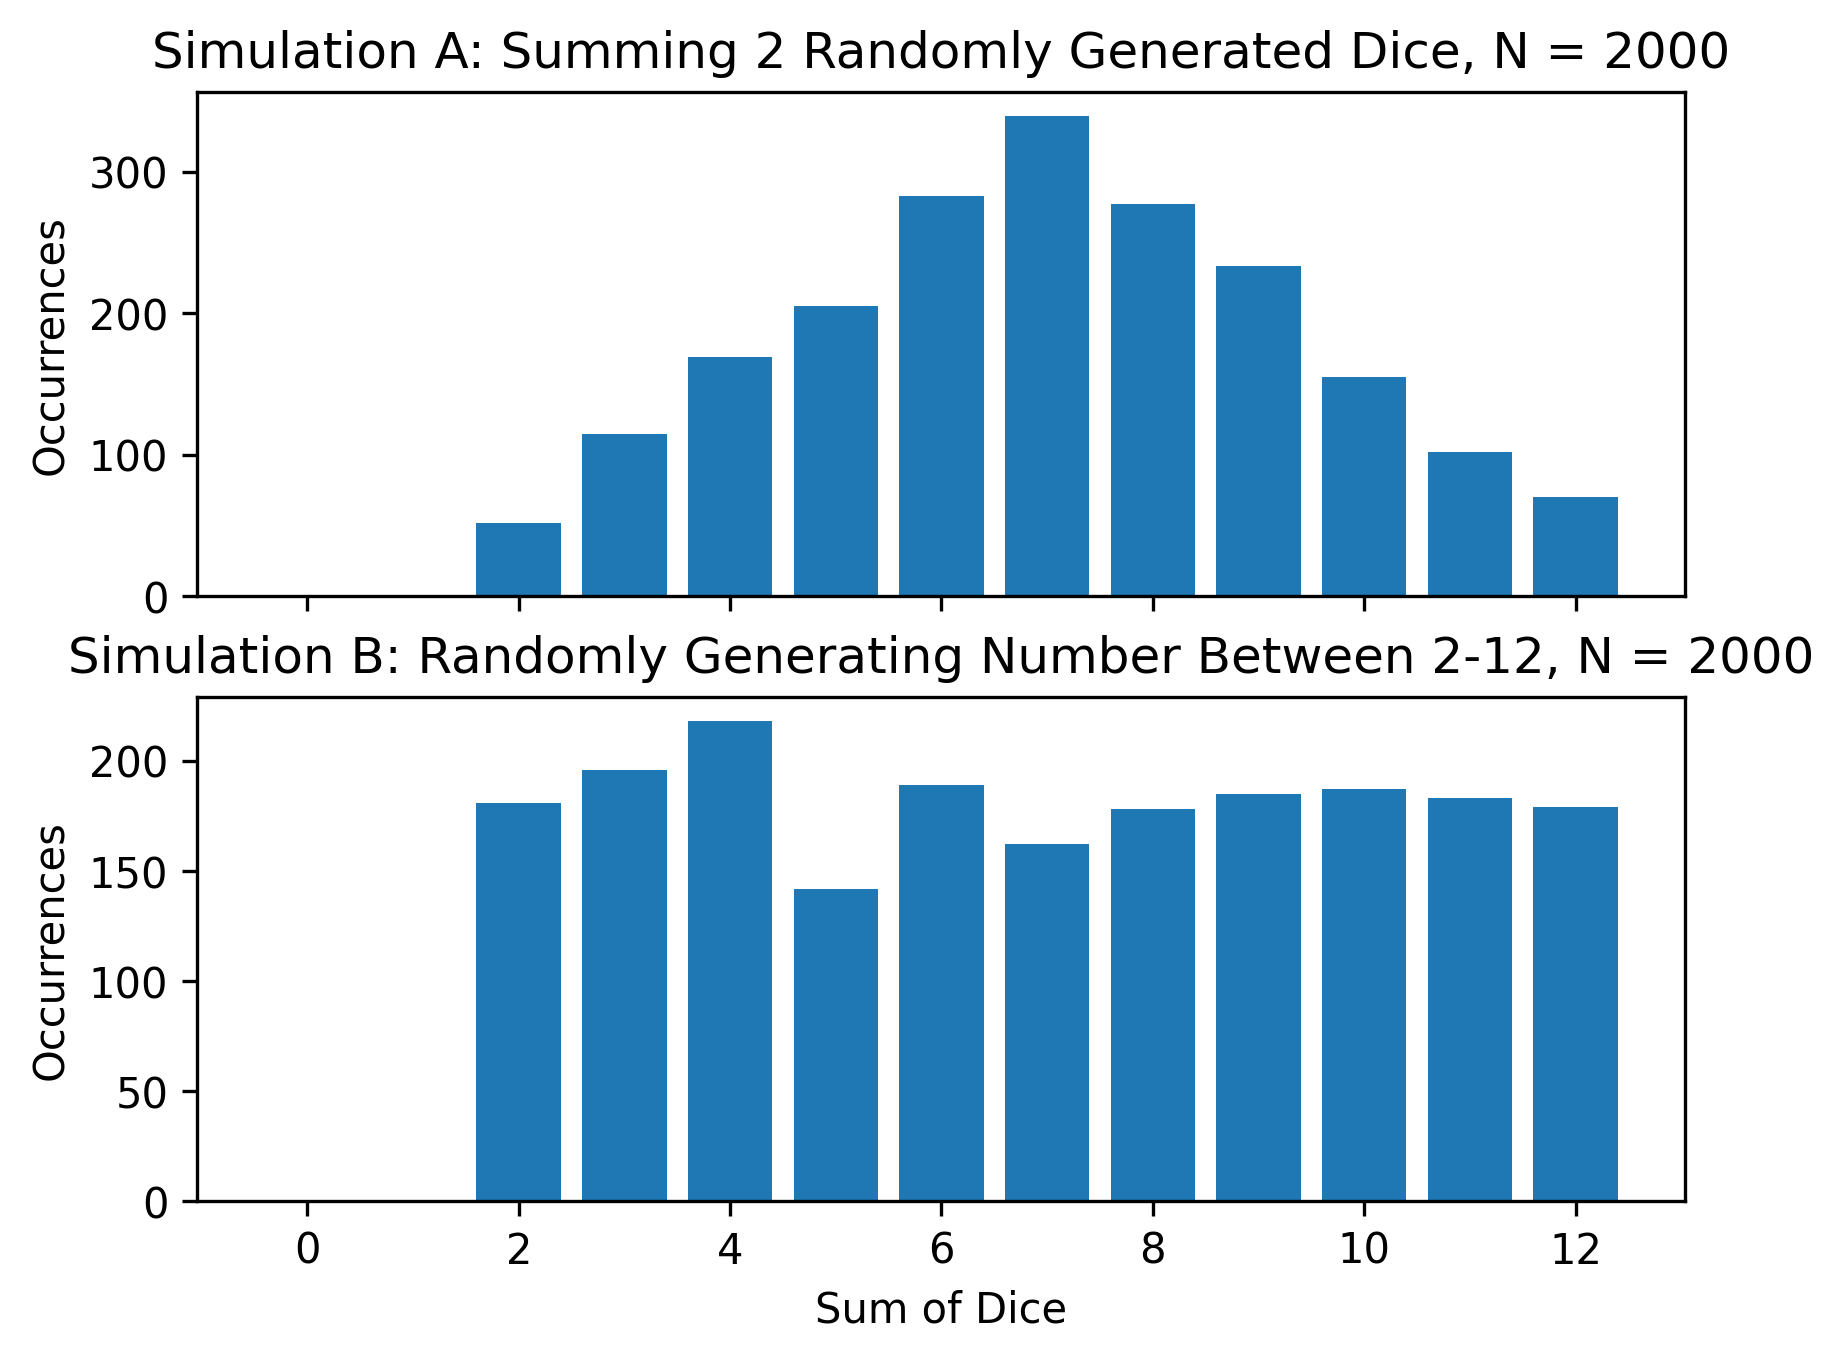

Write the Python code that produced this figure.
'''
In "Elementary Statistics by Mario F. Triola, I came across a section
delving into probability simulation. They wrote, "There is a right way
to simulate rolling a pair of dice and a wrong way. The right way is to
randomly generate two numbers 1-6, then add them. The wrong way is to 
generate one number 2-12. I wanted to understand what the difference 
was, so I wrote this program to compare the two ways.
'''

import numpy as np
from matplotlib import pyplot as plt


def main():
    # Set number of simulations 
    N = 2_000

    # Simulation A
    resultsA = []
    resultsB = []
    for _ in range(N):
        batchA = np.random.randint(1,7,size=2)
        batchA_Sum = np.sum(batchA)
        resultsA.append(batchA_Sum)

        batchB = np.random.randint(2,13,size=1)
        resultsB.append(batchB[0])

    # Count occurrences of numbers in the lists
    max_size = max(max(resultsA), max(resultsB)) + 1
    
    #countA = [resultsA.count(i) for i in range(max_size)]
    #countB = [resultsB.count(i) for i in range(max_size)]

    countA = []
    countB = []
    for i in range(max_size):
        countA.append(resultsA.count(i))
        countB.append(resultsB.count(i))

    # Create the figure and subplots
    fig, (ax1, ax2) = plt.subplots(2, 1, sharex=True)
    ax1.bar(range(len(countA)), countA, width=0.8, align='center')
    ax2.bar(range(len(countB)), countB, width=0.8, align='center')
    ax1.set_title(f'Simulation A: Summing 2 Randomly Generated Dice, N = {N}')
    ax2.set_title(f'Simulation B: Randomly Generating Number Between 2-12, N = {N}')
    ax1.set_ylabel('Occurrences')
    ax2.set_ylabel('Occurrences')
    ax2.set_xlabel('Sum of Dice')
    plt.savefig('probability_simulation.png', dpi=300, bbox_inches='tight')
    plt.show()

if __name__ == "__main__":
    main()